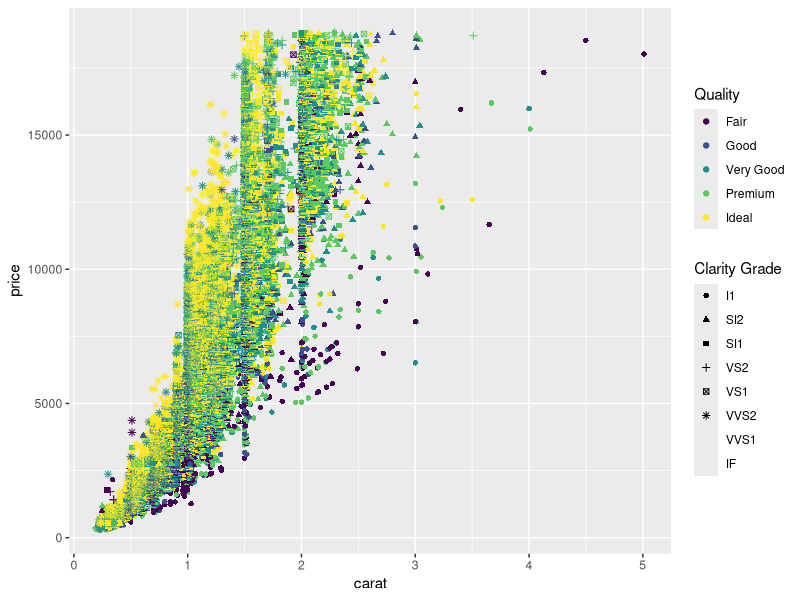
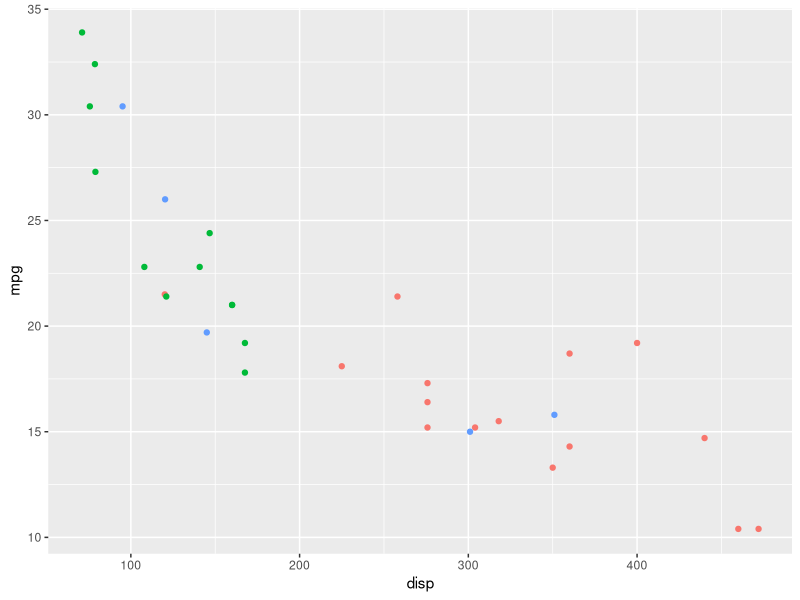
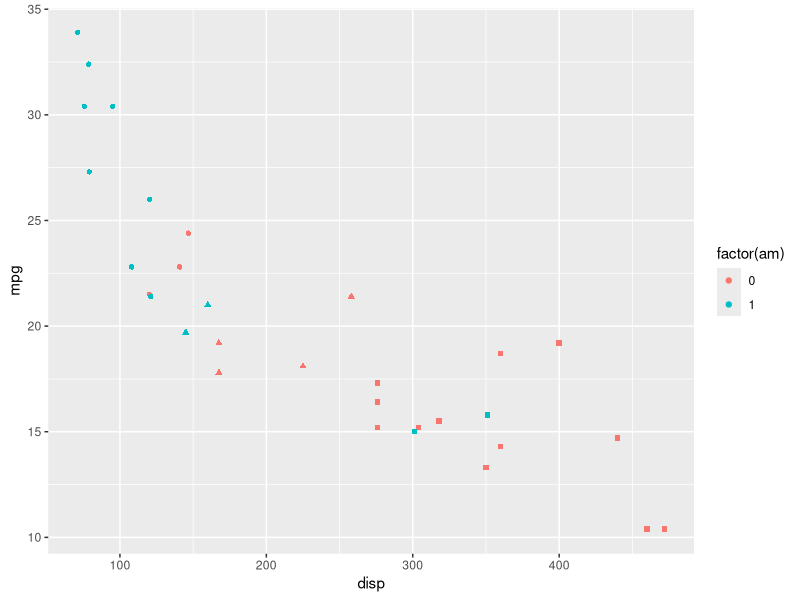
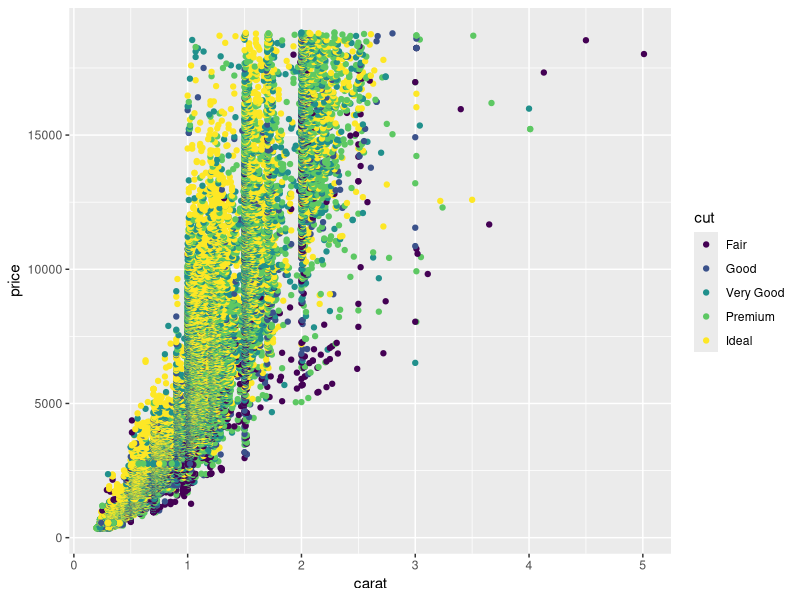
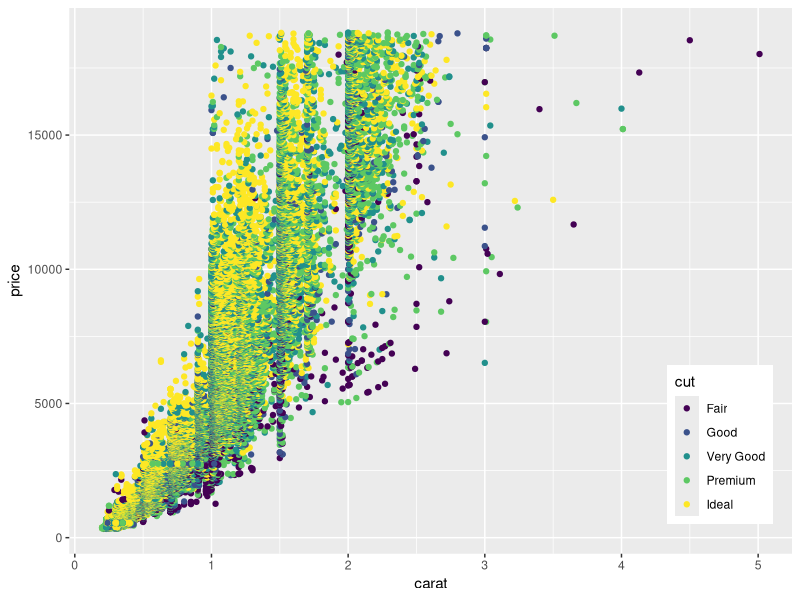
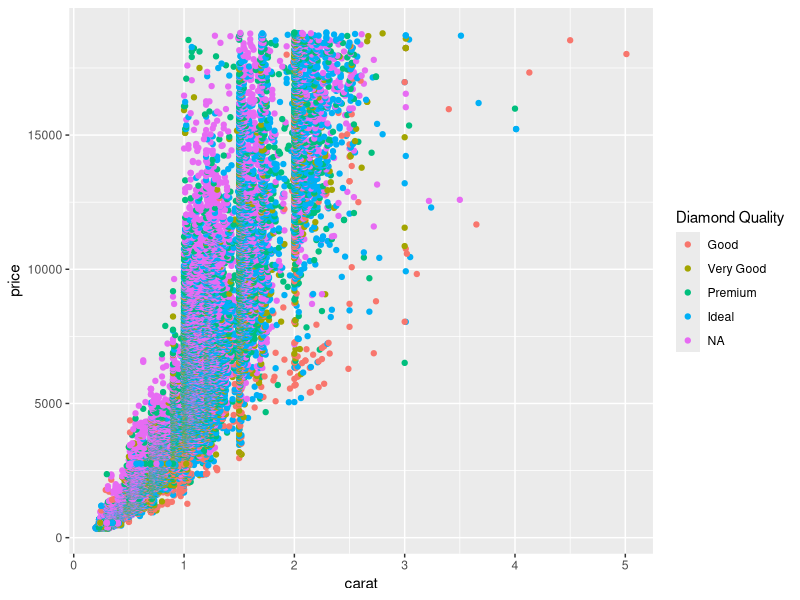

Recreate these plots in R, in order.
## ---- chunk 1
#| label: init
#| cache: false
#| include: false
library('tidyverse')
set.seed(1)
## ---- chunk 2
# Change order of multiple guides:
ggplot(diamonds, aes(x = carat, y = price, color = cut, shape = clarity)) +
  geom_point() +
  labs(color = "Quality", shape = "Clarity Grade") +
  guides(shape = guide_legend(order = 2),
         color = guide_legend(order = 1))

# Remove a legend:
ggplot(mtcars, aes(x = disp, y = mpg, color=factor(gear))) + 
  geom_point()+
  theme(legend.position = "none")

# Removing the Legend for a Specific Aesthetic
ggplot(mtcars, aes(x = disp, y = mpg, color = factor(am), shape = factor(cyl))) + 
  geom_point() +
  guides(shape = "none") # Target the shape legend for removal

# Change legend position:
ggplot(diamonds, aes(x = carat, y = price, color = cut)) +
  geom_point() +
  theme(legend.position = "right") # Legend on the right

ggplot(diamonds, aes(x = carat, y = price, color = cut)) +
  geom_point() +
  theme(legend.position = c(0.9, 0.2)) # Custom coordinates


# Modifying Legend Title and Text
ggplot(diamonds, aes(x = carat, y = price, color = cut)) +
  geom_point() +
  labs(color = "Diamond Quality") + # Change title
  scale_color_discrete(labels = c("Good", "Very Good", "Premium", "Ideal")) # Update labels

